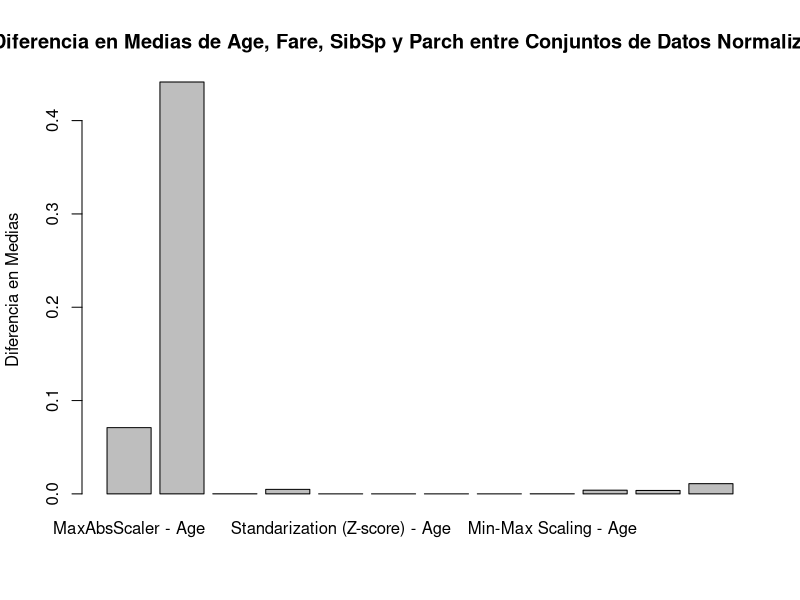

Write R code to recreate this figure.
library(caret)

#Cargar los datos
titanic_MD <- read.csv("titanic_MD.csv")
titanic_og <- read.csv("titanic.csv")
str(titanic_MD)
summary(titanic_MD)

titanic_MD2 <- titanic_MD
titanic_MD3 <- titanic_MD
titanic_MD4 <- titanic_MD
titanic_final <- titanic_MD

#----*Parte 1*----
#1
#Resumen de valores faltantes en cada columna
missing_data_summary <- sapply(titanic_MD, function(x) sum(is.na(x)))
missing_data_summary




#3
complete_rows <- complete.cases(titanic_MD)
num_complete_rows <- sum(complete_rows)
num_complete_rows

#Porcentaje de filas completas
percentage_complete_rows <- (num_complete_rows / nrow(titanic_MD)) * 100
percentage_complete_rows

sex_table <- table(titanic_MD2$Sex)
sex_table
most_common_sex <- names(sex_table)[which.max(sex_table)]

count_question_marks <- sum(titanic_MD2$Sex == "?")
count_question_marks

count_male <- round(0.5152 * count_question_marks)
count_male
count_female <- count_question_marks - count_male
count_female

titanic_MD2$Sex <- ifelse(titanic_MD2$Sex == "?", ifelse(seq_along(titanic_MD2$Sex) <= count_male, "male", "female"), titanic_MD2$Sex)




#4
#REGRESION
#Crear un modelo de regresión lineal para predecir Age
lm_age <- lm(Age ~ Pclass + SibSp, data = titanic_MD2)

#Predecir los valores de Age faltantes
predicted_age <- predict(lm_age, newdata = titanic_MD2)
titanic_MD2$Age[is.na(titanic_MD2$Age)] <- predicted_age[is.na(titanic_MD2$Age)]


#Crear un modelo de regresión lineal para predecir SibSp
lm_sibsp <- lm(SibSp ~ Pclass + Age, data = titanic_MD2)

#Predecir los valores de SibSp faltantes
predicted_sibsp <- predict(lm_sibsp, newdata = titanic_MD2)
titanic_MD2$SibSp[is.na(titanic_MD2$SibSp)] <- predicted_sibsp[is.na(titanic_MD2$SibSp)]


#Crear un modelo de regresión lineal para predecir Parch
lm_parch <- lm(Parch ~ Pclass + Age, data = titanic_MD2)

#Predecir los valores de Parch faltantes
predicted_parch <- predict(lm_parch, newdata = titanic_MD2)
titanic_MD2$Parch[is.na(titanic_MD2$Parch)] <- predicted_parch[is.na(titanic_MD2$Parch)]


#Crear un modelo de regresión lineal para predecir Fare
lm_fare <- lm(Fare ~ Pclass + Age + SibSp, data = titanic_MD2)

#Predecir los valores de Fare faltantes
predicted_fare <- predict(lm_fare, newdata = titanic_MD2)
titanic_MD2$Fare[is.na(titanic_MD2$Fare)] <- predicted_fare[is.na(titanic_MD2$Fare)]



missing_data_summary2 <- sapply(titanic_MD2, function(x) sum(is.na(x)))
missing_data_summary2

complete_rows2 <- complete.cases(titanic_MD2)
num_complete_rows2 <- sum(complete_rows2)
num_complete_rows2

#Porcentaje de filas completas
percentage_complete_rows2 <- (num_complete_rows2 / nrow(titanic_MD2)) * 100
percentage_complete_rows2



#IMPUTACION GENERAL

mode_sibsp <- names(sort(table(titanic_MD3$SibSp), decreasing = TRUE)[1])
titanic_MD3$SibSp[is.na(titanic_MD3$SibSp)] <- mode_sibsp

mode_parch <- names(sort(table(titanic_MD3$Parch), decreasing = TRUE)[1])
titanic_MD3$Parch[is.na(titanic_MD3$Parch)] <- mode_parch

#Calcular la moda de Parch
mode_parch <- names(sort(table(titanic_MD3$Parch), decreasing = TRUE)[1])

#Imputar valores faltantes en Parch
titanic_MD3$Parch[is.na(titanic_MD3$Parch)] <- mode_parch

#Calcular la mediana de Age
median_age <- median(titanic_MD3$Age, na.rm = TRUE)

#Imputar los valores faltantes de Age con la mediana
titanic_MD3$Age[is.na(titanic_MD3$Age)] <- median_age


#Calcular la moda de Fare
mode_fare <- as.numeric(names(sort(table(titanic_MD3$Fare), decreasing = TRUE)[1]))

#Imputar los valores faltantes de Fare con la moda
titanic_MD3$Fare[is.na(titanic_MD3$Fare)] <- mode_fare


missing_data_summary3 <- sapply(titanic_MD3, function(x) sum(is.na(x)))
missing_data_summary3

complete_rows3<- complete.cases(titanic_MD3)
num_complete_rows3 <- sum(complete_rows3)
num_complete_rows3

#Porcentaje de filas completas
percentage_complete_rows3 <- (num_complete_rows3 / nrow(titanic_MD3)) * 100
percentage_complete_rows3




#OUTLIERS

#Definir los percentiles
percentile_lower <- 2.5  #Puedes ajustar el percentil inferior según tus preferencias
percentile_upper <- 97.5  #Puedes ajustar el percentil superior según tus preferencias

#Calcular los percentiles para Fare
lower_threshold_fare <- quantile(titanic_MD4$Fare, percentile_lower / 100, na.rm = TRUE)
upper_threshold_fare <- quantile(titanic_MD4$Fare, percentile_upper / 100, na.rm = TRUE)

#Identificar y tratar outliers en Fare
titanic_MD4$Fare[titanic_MD4$Fare < lower_threshold_fare] <- lower_threshold_fare
titanic_MD4$Fare[titanic_MD4$Fare > upper_threshold_fare] <- upper_threshold_fare

#Calcular los percentiles para SibSp
lower_threshold_SibSp <- quantile(titanic_MD4$SibSp, percentile_lower / 100, na.rm = TRUE)
upper_threshold_SibSp <- quantile(titanic_MD4$SibSp, percentile_upper / 100, na.rm = TRUE)

#Identificar y tratar outliers en SibSp
titanic_MD4$SibSp[titanic_MD4$SibSp < lower_threshold_SibSp] <- lower_threshold_SibSp
titanic_MD4$SibSp[titanic_MD4$SibSp > upper_threshold_SibSp] <- upper_threshold_SibSp

#Calcular los percentiles para Parch
lower_threshold_Parch <- quantile(titanic_MD4$Parch, percentile_lower / 100, na.rm = TRUE)
upper_threshold_Parch <- quantile(titanic_MD4$Parch, percentile_upper / 100, na.rm = TRUE)

#Identificar y tratar outliers en Parch
titanic_MD4$Parch[titanic_MD4$Parch < lower_threshold_Parch] <- lower_threshold_Parch
titanic_MD4$Parch[titanic_MD4$Parch > upper_threshold_Parch] <- upper_threshold_Parch

#Calcular los percentiles para Age
lower_threshold_Age <- quantile(titanic_MD4$Age, percentile_lower / 100, na.rm = TRUE)
upper_threshold_Age <- quantile(titanic_MD4$Age, percentile_upper / 100, na.rm = TRUE)

#Identificar y tratar outliers en Age
titanic_MD4$Age[titanic_MD4$Age < lower_threshold_Age] <- lower_threshold_Age
titanic_MD4$Age[titanic_MD4$Age > upper_threshold_Age] <- upper_threshold_Age


missing_data_summary4 <- sapply(titanic_MD4, function(x) sum(is.na(x)))
missing_data_summary4

complete_rows4 <- complete.cases(titanic_MD4)
num_complete_rows4 <- sum(complete_rows4)
num_complete_rows4


#Porcentaje de filas completas
percentage_complete_rows4 <- (num_complete_rows4 / nrow(titanic_MD4)) * 100
percentage_complete_rows4




#5

#Calcular RMSE para Age y Fare
rmse_age <- sqrt(mean((titanic_og$Age - titanic_MD2$Age[!is.na(titanic_og$Age)])^2, na.rm = TRUE))
rmse_age
rmse_fare <- sqrt(mean((titanic_og$Fare - titanic_MD2$Fare[!is.na(titanic_og$Fare)])^2, na.rm = TRUE))
rmse_fare
rmse_sibsp <- sqrt(mean((titanic_og$SibSp - titanic_MD2$SibSp[!is.na(titanic_og$SibSp)])^2, na.rm = TRUE))
rmse_sibsp
rmse_parch <- sqrt(mean((titanic_og$Parch - titanic_MD2$Parch[!is.na(titanic_og$Parch)])^2, na.rm = TRUE))
rmse_parch


#Calcular tasa de coincidencia para SibSp y Parch
coincidence_fare <- sum(titanic_og$Fare == titanic_MD3$Fare) / nrow(titanic_og)
coincidence_fare
coincidence_age <- sum(titanic_og$Age == titanic_MD3$Age) / nrow(titanic_og)
coincidence_age
coincidence_sibsp <- sum(titanic_og$SibSp == titanic_MD3$SibSp) / nrow(titanic_og)
coincidence_sibsp
coincidence_parch <- sum(titanic_og$Parch == titanic_MD3$Parch) / nrow(titanic_og)
coincidence_parch


#6
#FALTAN CONCLUSIONES
#En este caso es mejor imputacion general para fare y age. Para Sibsp y parch estan similares


#----* PARTE 2*----
#PRE-PROCESAMIENTO

sex_table <- table(titanic_final$Sex)
sex_table
most_common_sex <- names(sex_table)[which.max(sex_table)]

count_question_marks <- sum(titanic_final$Sex == "?")
count_question_marks

count_male <- round(0.5152 * count_question_marks)
count_male
count_female <- count_question_marks - count_male
count_female

titanic_final$Sex <- ifelse(titanic_final$Sex == "?", ifelse(seq_along(titanic_final$Sex)
                                                             <= count_male, "male", "female"), titanic_final$Sex)


median_age <- median(titanic_final$Age, na.rm = TRUE)
titanic_final$Age[is.na(titanic_final$Age)] <- median_age


mode_fare <- as.numeric(names(sort(table(titanic_final$Fare), decreasing = TRUE)[1]))
titanic_final$Fare[is.na(titanic_final$Fare)] <- mode_fare


mode_sibsp <- names(sort(table(titanic_final$SibSp), decreasing = TRUE)[1])
titanic_final$SibSp[is.na(titanic_final$SibSp)] <- mode_sibsp

mode_parch <- names(sort(table(titanic_final$Parch), decreasing = TRUE)[1])
titanic_final$Parch[is.na(titanic_final$Parch)] <- mode_parch

missing_data_summary_final<- sapply(titanic_final, function(x) sum(is.na(x)))
missing_data_summary_final

complete_rows_final <- complete.cases(titanic_final)
num_complete_rows_final <- sum(complete_rows_final)
num_complete_rows_final

percentage_complete_rows_final <- (num_complete_rows_final / nrow(titanic_final)) * 100
percentage_complete_rows_final

#Normalizar
data <- titanic_final[, c("Age", "Fare", "SibSp", "Parch")]
data <- as.data.frame(lapply(data, as.numeric))

#a. Standarization (Z-score)
preproc_stand <- preProcess(data, method = c("center", "scale"))
data_stand <- predict(preproc_stand, newdata = data)

#b. Min-Max Scaling
preproc_minmax <- preProcess(data, method = c("range"))
data_minmax <- predict(preproc_minmax, newdata = data)

#Calcular los valores máximos absolutos para cada columna
max_abs_values <- apply(data, 2, function(x) max(abs(x), na.rm = TRUE))

#Asegurarse de que los valores máximos absolutos no sean cero
max_abs_values[max_abs_values == 0] <- 1

#Realizar la normalización MaxAbsScaler
data_maxabs <- data / max_abs_values

#Ver los datos normalizados
print("MaxAbsScaler")
head(data_maxabs)

#Ver los datos normalizados
print("MaxAbsScaler")
head(data_maxabs)


#Ver los datos normalizados
print("Standarization (Z-score)")
head(data_stand)


print("Min-Max Scaling")
head(data_minmax)



#2
titanic_data_subset <- titanic_og[, c("Age", "Fare", "SibSp", "Parch")]
#Normalización MaxAbsScaler
max_abs_values_complete <- apply(titanic_data_subset, 2, function(x) max(abs(x), na.rm = TRUE))
max_abs_values_complete[max_abs_values_complete == 0] <- 1
titanic_data_maxabs <- titanic_data_subset / max_abs_values_complete

#Normalización Z-score (Standarization)
preproc_stand_complete <- preProcess(titanic_data_subset, method = c("center", "scale"))
titanic_data_stand <- predict(preproc_stand_complete, newdata = titanic_data_subset)

#Normalización Min-Max Scaling
preproc_minmax_complete <- preProcess(titanic_data_subset, method = c("range"))
titanic_data_minmax <- predict(preproc_minmax_complete, newdata = titanic_data_subset)

#Estadísticos de los datos normalizados
stats_data_maxabs <- summary(data_maxabs)
stats_data_stand <- summary(data_stand)
stats_data_minmax <- summary(data_minmax)

#Estadísticos de la data completa normalizada
stats_titanic_maxabs <- summary(titanic_data_maxabs)
stats_titanic_stand <- summary(titanic_data_stand)
stats_titanic_minmax <- summary(titanic_data_minmax)

#Calcular las medias (promedios) para Age, Fare, SibSp y Parch en cada conjunto de datos normalizado
mean_data_maxabs_age <- mean(data_maxabs$Age, na.rm = TRUE)
mean_data_stand_age <- mean(data_stand$Age, na.rm = TRUE)
mean_data_minmax_age <- mean(data_minmax$Age, na.rm = TRUE)

mean_titanic_maxabs_age <- mean(titanic_data_maxabs$Age, na.rm = TRUE)
mean_titanic_stand_age <- mean(titanic_data_stand$Age, na.rm = TRUE)
mean_titanic_minmax_age <- mean(titanic_data_minmax$Age, na.rm = TRUE)

mean_data_maxabs_fare <- mean(data_maxabs$Fare, na.rm = TRUE)
mean_data_stand_fare <- mean(data_stand$Fare, na.rm = TRUE)
mean_data_minmax_fare <- mean(data_minmax$Fare, na.rm = TRUE)

mean_titanic_maxabs_fare <- mean(titanic_data_maxabs$Fare, na.rm = TRUE)
mean_titanic_stand_fare <- mean(titanic_data_stand$Fare, na.rm = TRUE)
mean_titanic_minmax_fare <- mean(titanic_data_minmax$Fare, na.rm = TRUE)

mean_data_maxabs_sibsp <- mean(data_maxabs$SibSp, na.rm = TRUE)
mean_data_stand_sibsp <- mean(data_stand$SibSp, na.rm = TRUE)
mean_data_minmax_sibsp <- mean(data_minmax$SibSp, na.rm = TRUE)

mean_titanic_maxabs_sibsp <- mean(titanic_data_maxabs$SibSp, na.rm = TRUE)
mean_titanic_stand_sibsp <- mean(titanic_data_stand$SibSp, na.rm = TRUE)
mean_titanic_minmax_sibsp <- mean(titanic_data_minmax$SibSp, na.rm = TRUE)

mean_data_maxabs_parch <- mean(data_maxabs$Parch, na.rm = TRUE)
mean_data_stand_parch <- mean(data_stand$Parch, na.rm = TRUE)
mean_data_minmax_parch <- mean(data_minmax$Parch, na.rm = TRUE)

mean_titanic_maxabs_parch <- mean(titanic_data_maxabs$Parch, na.rm = TRUE)
mean_titanic_stand_parch <- mean(titanic_data_stand$Parch, na.rm = TRUE)
mean_titanic_minmax_parch <- mean(titanic_data_minmax$Parch, na.rm = TRUE)

#Comparación de medias (promedios) para Age, Fare, SibSp y Parch en MaxAbsScaler
mean_difference_maxabs_age <- abs(mean_data_maxabs_age - mean_titanic_maxabs_age)
mean_difference_maxabs_age
mean_difference_maxabs_fare <- abs(mean_data_maxabs_fare - mean_titanic_maxabs_fare)
mean_difference_maxabs_fare
mean_difference_maxabs_sibsp <- abs(mean_data_maxabs_sibsp - mean_titanic_maxabs_sibsp)
mean_difference_maxabs_sibsp
mean_difference_maxabs_parch <- abs(mean_data_maxabs_parch - mean_titanic_maxabs_parch)
mean_difference_maxabs_parch

#Comparación de medias (promedios) para Age, Fare, SibSp y Parch en Standarization (Z-score)
mean_difference_stand_age <- abs(mean_data_stand_age - mean_titanic_stand_age)
mean_difference_stand_age
mean_difference_stand_fare <- abs(mean_data_stand_fare - mean_titanic_stand_fare)
mean_difference_stand_fare
mean_difference_stand_sibsp <- abs(mean_data_stand_sibsp - mean_titanic_stand_sibsp)
mean_difference_stand_sibsp
mean_difference_stand_parch <- abs(mean_data_stand_parch - mean_titanic_stand_parch)
mean_difference_stand_parch

#Comparación de medias (promedios) para Age, Fare, SibSp y Parch en Min-Max Scaling
mean_difference_minmax_age <- abs(mean_data_minmax_age - mean_titanic_minmax_age)
mean_difference_minmax_age
mean_difference_minmax_fare <- abs(mean_data_minmax_fare - mean_titanic_minmax_fare)
mean_difference_minmax_fare
mean_difference_minmax_sibsp <- abs(mean_data_minmax_sibsp - mean_titanic_minmax_sibsp)
mean_difference_minmax_sibsp
mean_difference_minmax_parch <- abs(mean_data_minmax_parch - mean_titanic_minmax_parch)
mean_difference_minmax_parch

# Gráfico de barras para comparar las diferencias en las medias
barplot(c(mean_difference_maxabs_age, mean_difference_maxabs_fare, mean_difference_maxabs_sibsp, mean_difference_maxabs_parch,
          mean_difference_stand_age, mean_difference_stand_fare, mean_difference_stand_sibsp, mean_difference_stand_parch,
          mean_difference_minmax_age, mean_difference_minmax_fare, mean_difference_minmax_sibsp, mean_difference_minmax_parch),
        names.arg = c("MaxAbsScaler - Age", "MaxAbsScaler - Fare", "MaxAbsScaler - SibSp", "MaxAbsScaler - Parch",
                      "Standarization (Z-score) - Age", "Standarization (Z-score) - Fare", "Standarization (Z-score) - SibSp", "Standarization (Z-score) - Parch",
                      "Min-Max Scaling - Age", "Min-Max Scaling - Fare", "Min-Max Scaling - SibSp", "Min-Max Scaling - Parch"),
        main = "Diferencia en Medias de Age, Fare, SibSp y Parch entre Conjuntos de Datos Normalizados",
        ylab = "Diferencia en Medias")

